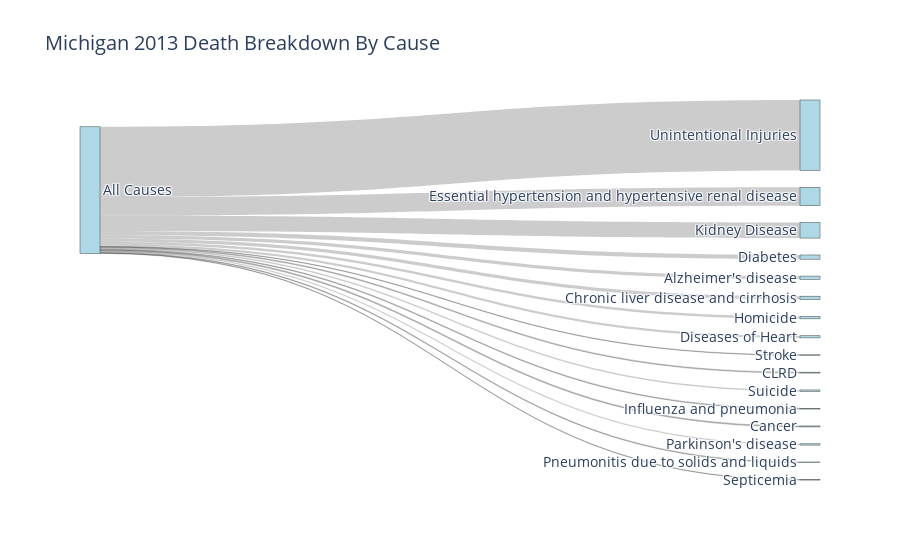

Write notebook code for a chart like this one.
### Code cell
# Define nodes
labels = list(mi_death_2013_all["CAUSE_NAME"]) + list(mi_death_2013_cat["CAUSE_NAME"])

# Define flows
source = [0] * (len(labels) - 1)   # from "Input"
target = list(range(1,len(labels)))   # to "A" and "B"
value  = list(mi_death_2013_all["DEATHS"]) + list(mi_death_2013_cat["DEATHS"])   # flow magnitudes

fig = go.Figure(data=[go.Sankey(
    node=dict(
        pad=20,
        thickness=20,
        label=labels,
        color="lightblue"
    ),
    link=dict(
        source=source,
        target=target,
        value=value,
    )
)])

fig.update_layout(title_text="Michigan 2013 Death Breakdown By Cause", font_size=14)
fig.show()

### Figure 1 — Plotly figure (JSON) as saved in the notebook; plotly's stock layout.template omitted (floating-point values rounded to 4 significant figures)
{"data": [{"link": {"source": [0, 0, 0, 0, 0, 0, 0, 0, 0, 0, 0, 0, 0, 0, 0, 0], "target": [1, 2, 3, 4, 5, 6, 7, 8, 9, 10, 11, 12, 13, 14, 15, 16], "value": [92408, 4225, 3220, 635, 4373, 1171, 5539, 2825, 24156, 1034, 1896, 1295, 20367, 1660, 926, 554, 1215]}, "node": {"color": "lightblue", "label": ["All Causes", "Unintentional Injuries", "Alzheimer's disease", "Homicide", "Stroke", "Chronic liver disease and cirrhosis", "CLRD", "Diabetes", "Diseases of Heart", "Essential hypertension and hypertensive renal disease", "Influenza and pneumonia", "Suicide", "Cancer", "Kidney Disease", "Parkinson's disease", "Pneumonitis due to solids and liquids", "Septicemia"], "pad": 20, "thickness": 20}, "type": "sankey"}], "layout": {"font": {"size": 14}, "title": {"text": "Michigan 2013 Death Breakdown By Cause"}}}
